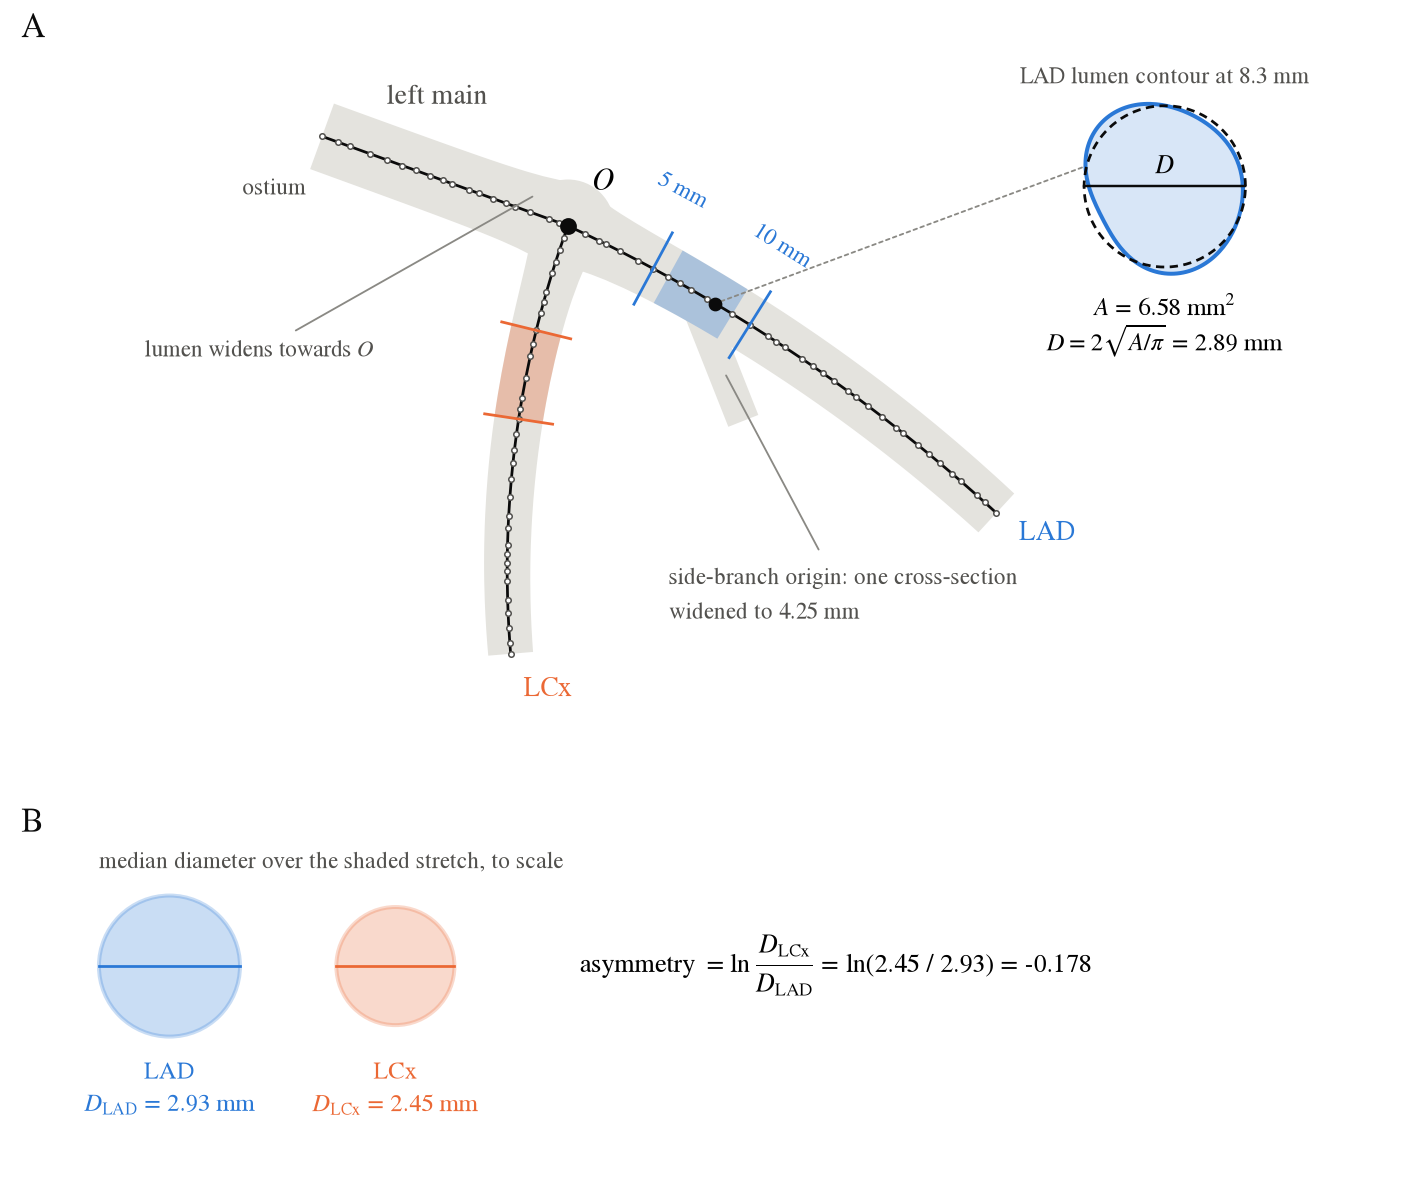

Write Python code to recreate this figure.
"""Figure for Section sec:method-ratio (fig:method-ratio): from lumen contours to the daughter asymmetry.

    python Thesis_coronary/content/methodology/figures/daughter_ratio_figure.py

A made-up left main bifurcation (no patient data) with unevenly spaced points and irregular lumen contours, run
through the real code of CGPS_data/thesis_final/daughter_ratio.py (contour_area, contour_diameter,
reference_diameter, lm_ratios). The lumen widens towards the bifurcation point O (the confluence) and the LAD
has one cross-section widened by a side-branch origin inside the window.
A, the left main, LAD and LCx with O and the stretch shaded on the LAD and LCx (5 to 10 mm from O); inset, one
LAD lumen contour with its equal-area circle and D = 2 sqrt(A / pi). B, the two daughter diameters as circles to
scale with the asymmetry and its number. Finet's ratio and the LM window removed 2026-11-13 (feature dropped).
Writes daughter_ratio_figure.{pdf,png} next to this file. Thesis style as curvature_figure.py: serif, white,
no title.
"""
import sys
from pathlib import Path

import matplotlib

matplotlib.use("Agg")
import matplotlib.pyplot as plt
import numpy as np

ROOT = Path(__file__).resolve().parents[4]
sys.path.insert(0, str(ROOT / "CGPS_data" / "thesis_final"))
from daughter_ratio import DEPTHS, LM_OSTIUM, contour_area, contour_diameter, lm_ratios, reference_diameter  # noqa: E402

INK, INK2, MUTED, GRID, SURF = "#0b0b0b", "#52514e", "#8a8984", "#dcdbd6", "white"
LUMEN = "#e4e3de"
COL = {"LM": "#52514e", "LAD": "#2a78d6", "LCx": "#eb6834"}
LO, HI = DEPTHS

plt.rcParams.update({"font.family": "serif", "font.serif": ["STIX Two Text", "STIXGeneral", "DejaVu Serif"],
                     "mathtext.fontset": "stix", "font.size": 8.5, "figure.facecolor": SURF,
                     "axes.facecolor": SURF, "savefig.facecolor": SURF})
rng = np.random.default_rng(3)


# ---------------------------------------------------------------- made-up bifurcation
def vessel(heading0, bend, length, diam):
    """Centerline from O (2D, z = 0) leaving at heading0 (rad) and turning by bend (rad/mm), with unevenly
    spaced points; diam(s) the nominal lumen diameter. Returns points (n, 3), arc length, tangents."""
    u = np.linspace(0, length, 4000)
    h = heading0 + bend * u
    dense = np.c_[np.r_[0, np.cumsum(np.cos(h[:-1]) * np.diff(u))], np.r_[0, np.cumsum(np.sin(h[:-1]) * np.diff(u))]]
    s = np.r_[0, np.cumsum(rng.uniform(0.4, 1.1, 200))]
    s = s[s <= length]
    Y = np.c_[np.interp(s, u, dense[:, 0]), np.interp(s, u, dense[:, 1]), np.zeros(len(s))]
    T = np.c_[np.cos(np.interp(s, u, h)), np.sin(np.interp(s, u, h)), np.zeros(len(s))]
    return Y, s, T, diam(s)


def ring(y, t, d, m=180):
    """Irregular closed lumen contour around y in the plane perpendicular to the tangent t, nominal diameter d."""
    e1 = np.cross(t, [0, 0, 1.0])
    e1 /= np.linalg.norm(e1)
    e2 = np.cross(t, e1)
    a = np.linspace(0, 2 * np.pi, m, endpoint=False)
    ph = rng.uniform(0, 2 * np.pi, 2)
    r = d / 2 * (1 + 0.09 * np.cos(2 * a + ph[0]) + 0.04 * np.sin(3 * a + ph[1]))
    return y + r[:, None] * (np.cos(a)[:, None] * e1 + np.sin(a)[:, None] * e2), (e1, e2)


confluence = lambda s, w: w * np.exp(-s / 1.8)  # noqa: E731  widening towards O
V = {
    "LM": vessel(np.radians(160), 0.0, 13.0, lambda s: 3.45 + confluence(s, 1.0)),
    "LAD": vessel(np.radians(-25), -0.012, 26.0, lambda s: 3.0 - 0.015 * s + confluence(s, 1.2)),
    "LCx": vessel(np.radians(-110), 0.02, 22.0, lambda s: 2.55 - 0.015 * s + confluence(s, 1.0)),
}
s_lad = V["LAD"][1]
i_side = int(np.argmin(np.abs(s_lad - 7.2)))  # LAD cross-section widened by a side-branch origin
V["LAD"][3][i_side] *= 1.45

rings, D = {}, {}
for k, (Y, s, T, d) in V.items():
    rings[k] = [ring(y, t, dd) for y, t, dd in zip(Y, T, d)]
    D[k] = np.array([contour_diameter(r) for r, _ in rings[k]])  # the real code
L_LM = V["LM"][1][-1]  # the LM is built from O; the code measures it from the ostium
lm_from_ostium = (L_LM - V["LM"][1][::-1], D["LM"][::-1])
Dref = {k: reference_diameter(V[k][1], D[k]) for k in ("LAD", "LCx")}
Dref["LM"] = reference_diameter(*lm_from_ostium, *LM_OSTIUM)
feat = lm_ratios((V["LAD"][1], D["LAD"]), (V["LCx"][1], D["LCx"]), lm_from_ostium)
WIN = {"LAD": (LO, HI), "LCx": (LO, HI)}  # mm from O


def letter(ax, c):
    top = ax.get_subplotspec().get_position(ax.figure).y1
    ax.figure.text(0.015, top, c, fontsize=11, color=INK, va="top", ha="left")


def band(Y, s, T, d, m=None):
    """Polygon of the lumen drawn in the plane: the centerline offset by +-d/2 along the normal."""
    m = np.ones(len(s), bool) if m is None else m
    N = np.c_[-T[:, 1], T[:, 0]]
    P = Y[:, :2]
    up, dn = P + N * d[:, None] / 2, P - N * d[:, None] / 2
    return np.r_[up[m], dn[m][::-1]]


fig = plt.figure(figsize=(6.4, 5.4))
gs = fig.add_gridspec(2, 1, height_ratios=[1.30, 0.62], hspace=0.08, left=0.06, right=0.99, top=0.99, bottom=0.02)

# ---------------------------------------------------------------- A: vessels, O, windows, one contour
ax = fig.add_subplot(gs[0])
letter(ax, "A")
Ddraw = {k: v.copy() for k, v in D.items()}  # drawing only: the widened contour is shown as a side branch
Ddraw["LAD"][i_side] = (D["LAD"][i_side - 1] + D["LAD"][i_side + 1]) / 2
Yl, _, Tl, _ = V["LAD"]
nl = np.r_[-Tl[i_side, 1], Tl[i_side, 0], 0]
h = np.arctan2(*(-nl[:2] * 0.8 + Tl[i_side, :2])[::-1])
u = np.linspace(0, 7, 50)
stub = np.c_[Yl[i_side, 0] + u * np.cos(h), Yl[i_side, 1] + u * np.sin(h), 0 * u]
Ts = np.c_[np.cos(h) + 0 * u, np.sin(h) + 0 * u, 0 * u]
ax.fill(*band(stub, u, Ts, np.full(len(u), 1.6)).T, color=LUMEN, lw=0, zorder=1)
ax.add_patch(plt.Circle((0, 0), 2.3, color=LUMEN, lw=0, zorder=1))  # the confluence at O
for k, (Y, s, T, _) in V.items():
    ax.fill(*band(Y, s, T, Ddraw[k]).T, color=LUMEN, lw=0, zorder=1)
for k, (Y, s, T, _) in V.items():
    ax.plot(*Y[:, :2].T, color=INK, lw=0.9, zorder=3)
    ax.plot(*Y[:, :2].T, "o", color=SURF, mec=INK2, ms=1.8, mew=0.5, zorder=3)
    if k not in WIN:
        continue
    w = (s >= WIN[k][0]) & (s <= WIN[k][1])
    ax.fill(*band(Y, s, T, Ddraw[k], w).T, color=COL[k], alpha=0.30, lw=0, zorder=2)
    for d_ in WIN[k]:  # window ends, across the lumen
        j = int(np.argmin(np.abs(s - d_)))
        n = np.array([-T[j, 1], T[j, 0]])
        q = Y[j, :2]
        ax.plot(*np.c_[q - n * (D[k][j] / 2 + 0.5), q + n * (D[k][j] / 2 + 0.5)], color=COL[k], lw=0.9, zorder=4)
lab_pos = {"LM": (-6.5, 6.4), "LAD": tuple(V["LAD"][0][-1, :2] + [2.5, -1.0]), "LCx": (-1.0, -23.0)}
for k, xy in lab_pos.items():
    ax.text(*xy, f"{'left main' if k == 'LM' else k}", color=COL[k], fontsize=9, ha="center", va="center")
ax.plot(0, 0, "o", color=INK, ms=4.5, zorder=6)
Ym, sm, Tm, _ = V["LM"]
ax.text(*(Ym[-1, :2] + [-0.8, -2.6]), "ostium", fontsize=7.5, color=INK2, ha="right", va="center")
ax.text(1.2, 1.4, "$O$", fontsize=10, ha="left", va="bottom", zorder=6)
# depth labels on the LAD window ends
Y, s, T, _ = V["LAD"]
for d_, txt in ((LO, "5 mm"), (HI, "10 mm")):
    j = int(np.argmin(np.abs(s - d_)))
    n = np.array([-T[j, 1], T[j, 0]])
    ax.text(*(Y[j, :2] + n * (D["LAD"][j] / 2 + 1.6)), txt, fontsize=7.5, color=COL["LAD"], ha="center",
            va="bottom", rotation=np.degrees(np.arctan2(T[j, 1], T[j, 0])) + 0)
ax.annotate(f"side-branch origin: one cross-section\nwidened to {D['LAD'][i_side]:.2f} mm", stub[30, :2],
            xytext=(5.0, -19.5), fontsize=7.5, color=INK2, ha="left",
            arrowprops=dict(arrowstyle="-", color=MUTED, lw=0.6))
ax.annotate("lumen widens towards $O$", (-1.5, 1.6), xytext=(-21.0, -6.5), fontsize=7.5, color=INK2, ha="left",
            arrowprops=dict(arrowstyle="-", color=MUTED, lw=0.6))
# the contour shown in the inset
i_c = int(np.argmin(np.abs(s - 8.6)))
ax.plot(*Y[i_c, :2], "o", color=INK, ms=3.5, zorder=6)
ax.set(aspect="equal", xlim=(-24, 41), ylim=(-25, 9))
ax.axis("off")

ins = ax.inset_axes([0.66, 0.50, 0.33, 0.48])
(r, (e1, e2)) = rings["LAD"][i_c]
c = Y[i_c]
uv = np.c_[(r - c) @ e1, (r - c) @ e2]
A = contour_area(r)
Dc = contour_diameter(r)
ins.fill(*uv.T, color=COL["LAD"], alpha=0.18, lw=0)
ins.plot(*np.r_[uv, uv[:1]].T, color=COL["LAD"], lw=1.3)
t = np.linspace(0, 2 * np.pi, 300)
ins.plot(Dc / 2 * np.cos(t), Dc / 2 * np.sin(t), color=INK, lw=0.9, ls=(0, (3, 2)))
ins.plot([-Dc / 2, Dc / 2], [0, 0], color=INK, lw=0.8)
ins.text(0, 0.12, "$D$", fontsize=8.5, ha="center", va="bottom")
ins.text(0, -Dc / 2 - 0.35, f"$A$ = {A:.2f} mm$^2$\n$D = 2\\sqrt{{A/\\pi}}$ = {Dc:.2f} mm", fontsize=8,
         ha="center", va="top", linespacing=1.5)
ins.text(0, Dc / 2 + 0.3, f"LAD lumen contour at {s[i_c]:.1f} mm", fontsize=7.5, color=INK2, ha="center", va="bottom")
ins.set(aspect="equal", xlim=(-2.6, 2.6), ylim=(-3.6, 2.3))
ins.axis("off")
ax.annotate("", c[:2], xytext=(25.8, 3.0), arrowprops=dict(arrowstyle="-", color=MUTED, lw=0.6, ls=(0, (2, 2))))

# ---------------------------------------------------------------- B: diameters to scale and the two features
ax = fig.add_subplot(gs[1])
letter(ax, "B")
x = 0.0
top = max(Dref["LAD"], Dref["LCx"])
for k in ("LAD", "LCx"):
    d = Dref[k]
    x += d / 2
    ax.add_patch(plt.Circle((x, 0), d / 2, fc=COL[k], alpha=0.25, ec=COL[k], lw=1.3))
    ax.plot([x - d / 2, x + d / 2], [0, 0], color=COL[k], lw=0.9)
    name = k
    ax.text(x, -top / 2 - 0.35, f"{name}\n$D_{{\\mathrm{{{k}}}}}$ = {d:.2f} mm", ha="center", va="top", fontsize=8,
            color=COL[k], linespacing=1.4)
    x += d / 2 + 2.0
ax.text(x + 0.6, 0.0,
        r"asymmetry $= \ln\dfrac{D_{\mathrm{LCx}}}{D_{\mathrm{LAD}}}$"
        + f" = ln({Dref['LCx']:.2f} / {Dref['LAD']:.2f}) = {feat['asymmetry']:.3f}",
        fontsize=8.5, ha="left", va="center")
ax.text(0, top / 2 + 0.45, "median diameter over the shaded stretch, to scale", fontsize=7.5, color=INK2,
        ha="left", va="bottom")
ax.set(aspect="equal", xlim=(-0.3, x + 17.5), ylim=(-3.4, 2.6))
ax.axis("off")

out = Path(__file__).with_suffix("")
for ext in ("pdf", "png"):
    fig.savefig(f"{out}.{ext}", dpi=220)
print(f"wrote {out}.pdf/.png")
print("D", {k: round(v, 3) for k, v in Dref.items() if k != "LM"}, "asymmetry", round(feat["asymmetry"], 4))
print("widened LAD contour", round(D["LAD"][i_side], 2), "mm at", round(s_lad[i_side], 1), "mm")
